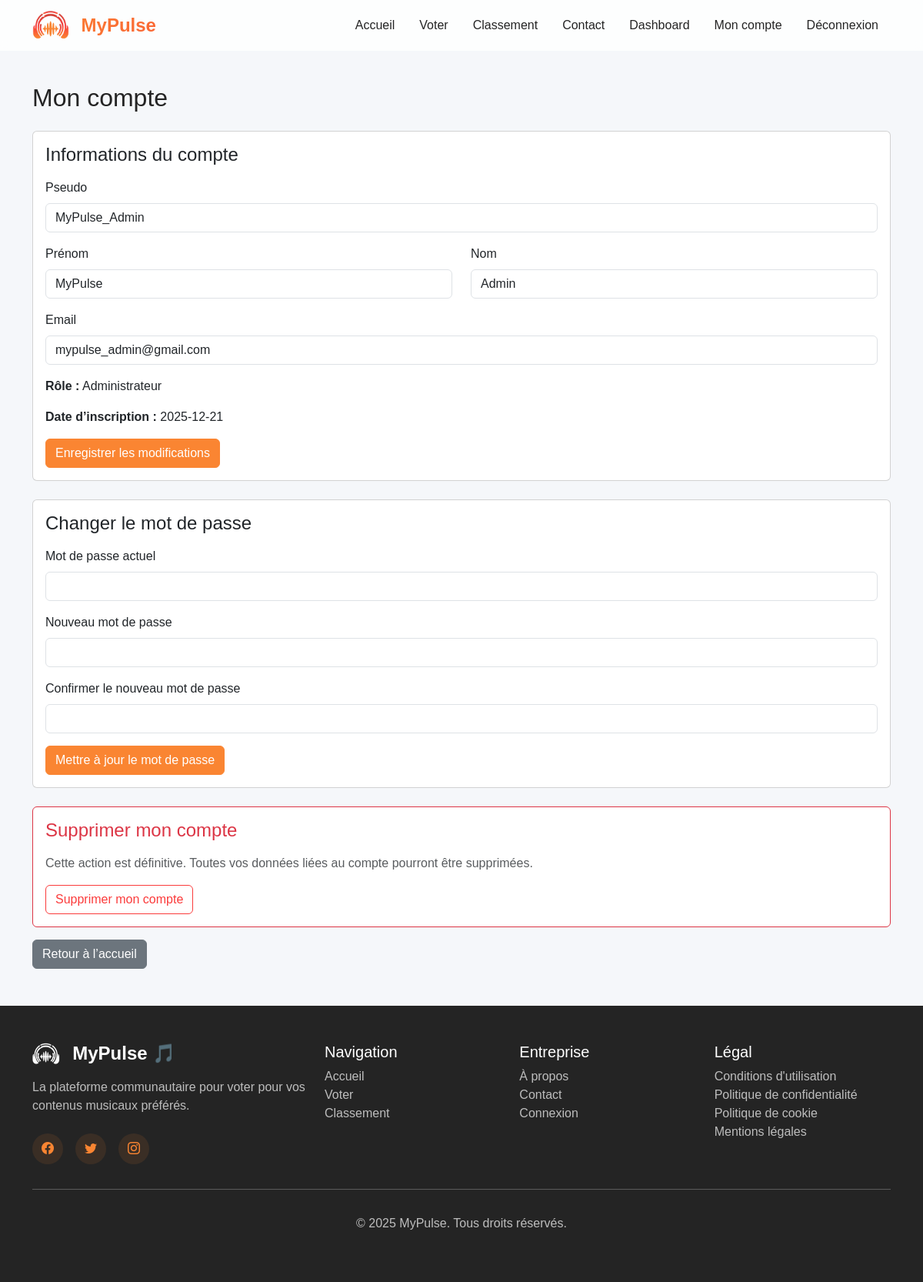
Screenshot of /login/mon_compte.php (signed in) with the database file from the repository.
### tables this page shows
CREATE TABLE IF NOT EXISTS `utilisateur` (
  `UserID` int NOT NULL AUTO_INCREMENT,
  `UserPseudo` varchar(100) NOT NULL,
  `UserName` varchar(100) NOT NULL,
  `UserSurname` varchar(100) NOT NULL,
  `UserMail` varchar(150) NOT NULL,
  `UserPassword` varchar(255) NOT NULL,
  `reset_token` varchar(255) DEFAULT NULL,
  `reset_expire` datetime DEFAULT NULL,
  `Role` enum('admin','certifie','basique') NOT NULL DEFAULT 'basique',
  `DateInscription` date NOT NULL DEFAULT (curdate()),
  `Token` varchar(255) NOT NULL,
  PRIMARY KEY (`UserID`),
  UNIQUE KEY `UserMail` (`UserMail`),
  UNIQUE KEY `Token` (`Token`),
  KEY `idx_role` (`Role`),
  KEY `idx_mail` (`UserMail`)
);

### class/User.php (called while the page is built, shortened)
<?php
class User
{
    public static function findById(int $id): ?User
    {
        $pdo = Database::getConnection();
        $stmt = $pdo->prepare("
            SELECT *
            FROM utilisateur
            WHERE UserID = ?
        ");
        $stmt->execute([$id]);
        $row = $stmt->fetch(PDO::FETCH_ASSOC);
        return self::fromRow($row);
    }
    private static function fromRow(array $row): User
    {
        $u = new User();
        $u->id              = (int)$row['UserID'];
        $u->pseudo          = $row['UserPseudo'];
        $u->firstName       = $row['UserName'];
        $u->lastName        = $row['UserSurname'];
        $u->email           = $row['UserMail'];
        $u->passwordHash    = $row['UserPassword'];
        $u->role            = $row['Role'];
        $u->token           = $row['Token'];
        $u->dateInscription = $row['DateInscription'] ?? null;
        return $u;
    }
}

### login/mon_compte.php (the view, shortened to what this page needs)
<?php
require_once __DIR__ . '/../class/User.php';
function roleLabel(string $role): string {
    switch ($role) {
        case 'admin':    return 'Administrateur';
    }
}
?>
<!DOCTYPE html>
<html lang="fr">
<head>
    <link href="https://cdn.jsdelivr.net/npm/bootstrap@5.3.0/dist/css/bootstrap.min.css" rel="stylesheet">
    <link rel="stylesheet" href="https://cdn.jsdelivr.net/npm/bootstrap-icons@1.10.0/font/bootstrap-icons.css">
    <link rel="stylesheet" href="../style/style.css">
</head>
<body>
    <?php require '../index/header.php'; ?>
    <section class="py-5" style="margin-top: 60px;">
        <div class="container" >
            <h2 class="mb-4" >Mon compte</h2>
            <div class="card mb-4">
                <div class="card-body">
                    <h4 class="mb-3">Informations du compte</h4>
                    <form method="post">
                        <div class="mb-3">
                            <label class="form-label">Pseudo</label>
                            <input type="text" name="UserPseudo" class="form-control"
                                value="<?php echo htmlspecialchars($currentUser->pseudo); ?>" required>
                        </div>
                        <div class="row">
                            <div class="col-md-6 mb-3">
                                <label class="form-label">Prénom</label>
                                <input type="text" name="UserName" class="form-control"
                                    value="<?php echo htmlspecialchars($currentUser->firstName); ?>" required>
                            </div>
                            <div class="col-md-6 mb-3">
                                <label class="form-label">Nom</label>
                                <input type="text" name="UserSurname" class="form-control"
                                    value="<?php echo htmlspecialchars($currentUser->lastName); ?>" required>
                            </div>
                        </div>
                        <div class="mb-3">
                            <label class="form-label">Email</label>
                            <input type="email" name="UserMail" class="form-control"
                                value="<?php echo htmlspecialchars($currentUser->email); ?>" required>
                        </div>
                        <p><strong>Rôle :</strong> <?php echo htmlspecialchars(roleLabel($currentUser->role)); ?></p>
                        <?php if ($currentUser->dateInscription): ?>
                            <p><strong>Date d’inscription :</strong>
                                <?php echo htmlspecialchars($currentUser->dateInscription); ?>
                            </p>
                        <?php endif; ?>
                        <button type="submit" class="btn account-btn-primary">Enregistrer les modifications</button>
                    </form>
                </div>
            </div>
            <div class="card mb-4">
                <div class="card-body">
                    <h4 class="mb-3">Changer le mot de passe</h4>
                    <form method="post">
                        <div class="mb-3">
                            <label class="form-label">Mot de passe actuel</label>
                            <input type="password" name="currentPassword" class="form-control" required>
                        </div>
                        <div class="mb-3">
                            <label class="form-label">Nouveau mot de passe</label>
                            <input type="password" name="newPassword" class="form-control" required>
                        </div>
                        <div class="mb-3">
                            <label class="form-label">Confirmer le nouveau mot de passe</label>
                            <input type="password" name="confirmNewPassword" class="form-control" required>
                        </div>
                        <button type="submit" class="btn account-btn-primary">Mettre à jour le mot de passe</button>
                    </form>
                </div>
            </div>
            <div class="card border-danger">
                <div class="card-body">
                    <h4 class="mb-3 text-danger">Supprimer mon compte</h4>
                    <p class="text-muted">
                        Cette action est définitive. Toutes vos données liées au compte pourront être supprimées.
                    </p>
                    <form method="post" onsubmit="return confirm('Supprimer définitivement votre compte ?');">
                        <button type="submit" class="btn account-btn-danger">Supprimer mon compte</button>
                    </form>
                </div>
            </div>
            <div class="mt-3">
                <a href="../index/index.php" class="btn btn-secondary">Retour à l’accueil</a>
            </div>
        </div>
    </section>
    <?php require '../index/footer.php'; ?>
</body>
</html>

### style/style.css (style rules this page uses)
:root { --primary-color: #Fa8532; --secondary-color: #FB3B3B; --accent-color: #Fa6535; --dark-color: #242424; --light-color: #ffffff; --gray-color: #d14134; --light-gray: #f8f9fa; --border-radius: 10px; --box-shadow: 0 10px 30px rgba(250, 133, 50, 0.1); --transition: all 0.3s ease; }
body { font-family: "Raleway", sans-serif; color: var(--dark-color); background-color: #f5f7fa; overflow-x: hidden; }
.account-btn-primary, .account-btn-primary:focus { background-color: var(--primary-color); border-color: var(--primary-color); color: #fff; transition: var(--transition); }
.account-btn-danger, .account-btn-danger:focus { border-color: var(--secondary-color); color: var(--secondary-color); background-color: transparent; transition: var(--transition); }

### rows the page displays
utilisateur: UserPseudo "MyPulse_Admin", UserName "MyPulse", UserSurname "Admin", UserMail "mypulse_admin@gmail.com", Role "Administrateur", DateInscription "2025-12-21"
